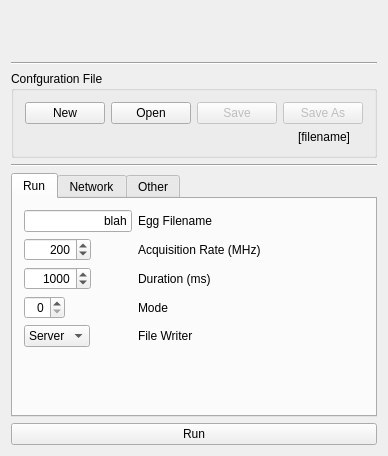
<?xml version="1.0" encoding="UTF-8"?>
<ui version="4.0">
 <class>client_exe_gui</class>
 <widget class="QWidget" name="client_exe_gui">
  <property name="geometry">
   <rect>
    <x>0</x>
    <y>0</y>
    <width>400</width>
    <height>505</height>
   </rect>
  </property>
  <property name="sizePolicy">
   <sizepolicy hsizetype="Fixed" vsizetype="Fixed">
    <horstretch>0</horstretch>
    <verstretch>0</verstretch>
   </sizepolicy>
  </property>
  <property name="windowTitle">
   <string>Mantis Client Launcher</string>
  </property>
  <property name="styleSheet">
   <string notr="true"/>
  </property>
  <layout class="QVBoxLayout" name="verticalLayout_2" stretch="0,0,0,0,0,0">
   <property name="spacing">
    <number>-1</number>
   </property>
   <property name="sizeConstraint">
    <enum>QLayout::SetFixedSize</enum>
   </property>
   <item>
    <widget class="QFrame" name="frame">
     <property name="minimumSize">
      <size>
       <width>350</width>
       <height>45</height>
      </size>
     </property>
     <property name="styleSheet">
      <string notr="true">background-image: url(:/Title/mantis_title.png);
background-repeat: no-repeat;
background-position: center center</string>
     </property>
     <property name="frameShape">
      <enum>QFrame::NoFrame</enum>
     </property>
     <property name="frameShadow">
      <enum>QFrame::Raised</enum>
     </property>
    </widget>
   </item>
   <item>
    <widget class="Line" name="line_2">
     <property name="orientation">
      <enum>Qt::Horizontal</enum>
     </property>
    </widget>
   </item>
   <item>
    <widget class="QGroupBox" name="ConfigFileBox">
     <property name="title">
      <string>Confguration File</string>
     </property>
     <property name="checkable">
      <bool>false</bool>
     </property>
     <layout class="QVBoxLayout" name="verticalLayout">
      <item>
       <layout class="QHBoxLayout" name="horizontalLayout">
        <property name="spacing">
         <number>-1</number>
        </property>
        <property name="leftMargin">
         <number>0</number>
        </property>
        <item>
         <widget class="QPushButton" name="buttonNew">
          <property name="toolTip">
           <string>New config file</string>
          </property>
          <property name="text">
           <string>New</string>
          </property>
         </widget>
        </item>
        <item>
         <widget class="QPushButton" name="buttonOpen">
          <property name="toolTip">
           <string>Open config file</string>
          </property>
          <property name="text">
           <string>Open</string>
          </property>
          <property name="flat">
           <bool>false</bool>
          </property>
         </widget>
        </item>
        <item>
         <widget class="QPushButton" name="buttonSave">
          <property name="enabled">
           <bool>false</bool>
          </property>
          <property name="toolTip">
           <string>Save config file</string>
          </property>
          <property name="text">
           <string>Save</string>
          </property>
         </widget>
        </item>
        <item>
         <widget class="QPushButton" name="buttonSaveAs">
          <property name="enabled">
           <bool>false</bool>
          </property>
          <property name="text">
           <string>Save As</string>
          </property>
         </widget>
        </item>
       </layout>
      </item>
      <item>
       <layout class="QHBoxLayout" name="horizontalLayout_2">
        <item>
         <widget class="QLabel" name="ConfigFilename">
          <property name="sizePolicy">
           <sizepolicy hsizetype="Expanding" vsizetype="Preferred">
            <horstretch>0</horstretch>
            <verstretch>0</verstretch>
           </sizepolicy>
          </property>
          <property name="text">
           <string>[filename]</string>
          </property>
          <property name="alignment">
           <set>Qt::AlignRight|Qt::AlignTrailing|Qt::AlignVCenter</set>
          </property>
         </widget>
        </item>
        <item>
         <widget class="QLabel" name="EditedFlag">
          <property name="text">
           <string/>
          </property>
         </widget>
        </item>
       </layout>
      </item>
     </layout>
    </widget>
   </item>
   <item>
    <widget class="Line" name="line">
     <property name="orientation">
      <enum>Qt::Horizontal</enum>
     </property>
    </widget>
   </item>
   <item>
    <widget class="QTabWidget" name="Tabs">
     <property name="currentIndex">
      <number>0</number>
     </property>
     <widget class="QWidget" name="Run">
      <attribute name="title">
       <string>Run</string>
      </attribute>
      <layout class="QFormLayout" name="formLayout">
       <property name="fieldGrowthPolicy">
        <enum>QFormLayout::FieldsStayAtSizeHint</enum>
       </property>
       <item row="0" column="0">
        <widget class="QLineEdit" name="EggFilename">
         <property name="toolTip">
          <string>Filename [config (string): file]</string>
         </property>
         <property name="accessibleName">
          <string>Filename [config (string): file]</string>
         </property>
         <property name="layoutDirection">
          <enum>Qt::LeftToRight</enum>
         </property>
         <property name="text">
          <string>blah</string>
         </property>
         <property name="alignment">
          <set>Qt::AlignRight|Qt::AlignTrailing|Qt::AlignVCenter</set>
         </property>
        </widget>
       </item>
       <item row="0" column="1">
        <widget class="QLabel" name="label">
         <property name="text">
          <string>Egg Filename</string>
         </property>
        </widget>
       </item>
       <item row="1" column="0">
        <widget class="QSpinBox" name="AcquisitionRate">
         <property name="toolTip">
          <string>Acquisition Rate (MHz) [config (int): rate]</string>
         </property>
         <property name="accessibleName">
          <string>Acquisition Rate (MHz) [config (int): rate]</string>
         </property>
         <property name="alignment">
          <set>Qt::AlignRight|Qt::AlignTrailing|Qt::AlignVCenter</set>
         </property>
         <property name="maximum">
          <number>999999</number>
         </property>
         <property name="singleStep">
          <number>10</number>
         </property>
         <property name="value">
          <number>200</number>
         </property>
        </widget>
       </item>
       <item row="1" column="1">
        <widget class="QLabel" name="label_2">
         <property name="text">
          <string>Acquisition Rate (MHz)</string>
         </property>
        </widget>
       </item>
       <item row="2" column="0">
        <widget class="QSpinBox" name="Duration">
         <property name="toolTip">
          <string>Duration (ms) [config (int): duration]</string>
         </property>
         <property name="accessibleName">
          <string>Duration (ms) [config (int): duration]</string>
         </property>
         <property name="alignment">
          <set>Qt::AlignRight|Qt::AlignTrailing|Qt::AlignVCenter</set>
         </property>
         <property name="maximum">
          <number>999999</number>
         </property>
         <property name="value">
          <number>1000</number>
         </property>
        </widget>
       </item>
       <item row="2" column="1">
        <widget class="QLabel" name="label_3">
         <property name="text">
          <string>Duration (ms)</string>
         </property>
        </widget>
       </item>
       <item row="3" column="1">
        <widget class="QLabel" name="label_4">
         <property name="text">
          <string>Mode</string>
         </property>
        </widget>
       </item>
       <item row="4" column="0">
        <widget class="QComboBox" name="FileWriter">
         <property name="toolTip">
          <string>File Writer [config (string): writer]</string>
         </property>
         <property name="accessibleName">
          <string>File Writer [config (string): writer]</string>
         </property>
         <item>
          <property name="text">
           <string>Server</string>
          </property>
         </item>
         <item>
          <property name="text">
           <string>Client</string>
          </property>
         </item>
        </widget>
       </item>
       <item row="4" column="1">
        <widget class="QLabel" name="label_5">
         <property name="text">
          <string>File Writer</string>
         </property>
        </widget>
       </item>
       <item row="3" column="0">
        <widget class="QSpinBox" name="Mode">
         <property name="toolTip">
          <string>Mode [config (int): mode]</string>
         </property>
         <property name="accessibleName">
          <string>Mode [config (int): mode]</string>
         </property>
         <property name="alignment">
          <set>Qt::AlignRight|Qt::AlignTrailing|Qt::AlignVCenter</set>
         </property>
        </widget>
       </item>
      </layout>
     </widget>
     <widget class="QWidget" name="Network">
      <attribute name="title">
       <string>Network</string>
      </attribute>
      <layout class="QFormLayout" name="formLayout_2">
       <property name="fieldGrowthPolicy">
        <enum>QFormLayout::FieldsStayAtSizeHint</enum>
       </property>
       <item row="0" column="0">
        <widget class="QLineEdit" name="ServerAddress">
         <property name="toolTip">
          <string>Server Host [config (string): host]</string>
         </property>
         <property name="accessibleName">
          <string>Server Host [config (string): host]</string>
         </property>
         <property name="text">
          <string>localhost</string>
         </property>
         <property name="alignment">
          <set>Qt::AlignRight|Qt::AlignTrailing|Qt::AlignVCenter</set>
         </property>
        </widget>
       </item>
       <item row="0" column="1">
        <widget class="QLabel" name="label_6">
         <property name="text">
          <string>Server Host</string>
         </property>
        </widget>
       </item>
       <item row="1" column="0">
        <widget class="QSpinBox" name="ServerPort">
         <property name="toolTip">
          <string>Server Port [config (int): port]</string>
         </property>
         <property name="whatsThis">
          <string>Server Port [config (int): port]</string>
         </property>
         <property name="alignment">
          <set>Qt::AlignRight|Qt::AlignTrailing|Qt::AlignVCenter</set>
         </property>
         <property name="maximum">
          <number>999999</number>
         </property>
         <property name="singleStep">
          <number>1</number>
         </property>
         <property name="value">
          <number>98342</number>
         </property>
        </widget>
       </item>
       <item row="1" column="1">
        <widget class="QLabel" name="label_7">
         <property name="text">
          <string>Server Port</string>
         </property>
        </widget>
       </item>
       <item row="2" column="0">
        <spacer name="verticalSpacer">
         <property name="orientation">
          <enum>Qt::Vertical</enum>
         </property>
         <property name="sizeType">
          <enum>QSizePolicy::Fixed</enum>
         </property>
         <property name="sizeHint" stdset="0">
          <size>
           <width>20</width>
           <height>20</height>
          </size>
         </property>
        </spacer>
       </item>
       <item row="3" column="0">
        <widget class="QLineEdit" name="ClientAddress">
         <property name="toolTip">
          <string>Client Host [config (string): client-host]</string>
         </property>
         <property name="whatsThis">
          <string>Client Host [config (string): client-host]</string>
         </property>
         <property name="text">
          <string>localhost</string>
         </property>
         <property name="alignment">
          <set>Qt::AlignRight|Qt::AlignTrailing|Qt::AlignVCenter</set>
         </property>
        </widget>
       </item>
       <item row="3" column="1">
        <widget class="QLabel" name="label_8">
         <property name="text">
          <string>Client Host</string>
         </property>
        </widget>
       </item>
       <item row="4" column="0">
        <widget class="QSpinBox" name="ClientPort">
         <property name="toolTip">
          <string>Client Port [config (int): client-port]</string>
         </property>
         <property name="accessibleName">
          <string>Client Port [config (int): client-port]</string>
         </property>
         <property name="alignment">
          <set>Qt::AlignRight|Qt::AlignTrailing|Qt::AlignVCenter</set>
         </property>
         <property name="maximum">
          <number>999999</number>
         </property>
         <property name="value">
          <number>98343</number>
         </property>
        </widget>
       </item>
       <item row="4" column="1">
        <widget class="QLabel" name="label_9">
         <property name="text">
          <string>Client Port</string>
         </property>
        </widget>
       </item>
      </layout>
     </widget>
     <widget class="QWidget" name="Other">
      <attribute name="title">
       <string>Other</string>
      </attribute>
      <layout class="QGridLayout" name="gridLayout_2">
       <item row="0" column="0">
        <widget class="QTreeWidget" name="treeWidget">
         <property name="enabled">
          <bool>false</bool>
         </property>
         <property name="sizePolicy">
          <sizepolicy hsizetype="Expanding" vsizetype="Expanding">
           <horstretch>0</horstretch>
           <verstretch>0</verstretch>
          </sizepolicy>
         </property>
         <property name="uniformRowHeights">
          <bool>true</bool>
         </property>
         <property name="allColumnsShowFocus">
          <bool>false</bool>
         </property>
         <property name="headerHidden">
          <bool>false</bool>
         </property>
         <property name="columnCount">
          <number>2</number>
         </property>
         <attribute name="headerCascadingSectionResizes">
          <bool>false</bool>
         </attribute>
         <attribute name="headerDefaultSectionSize">
          <number>100</number>
         </attribute>
         <attribute name="headerHighlightSections">
          <bool>false</bool>
         </attribute>
         <attribute name="headerShowSortIndicator" stdset="0">
          <bool>false</bool>
         </attribute>
         <attribute name="headerStretchLastSection">
          <bool>true</bool>
         </attribute>
         <column>
          <property name="text">
           <string>Name</string>
          </property>
         </column>
         <column>
          <property name="text">
           <string>Value</string>
          </property>
         </column>
        </widget>
       </item>
      </layout>
     </widget>
    </widget>
   </item>
   <item>
    <widget class="QPushButton" name="runButton">
     <property name="text">
      <string>Run</string>
     </property>
    </widget>
   </item>
  </layout>
 </widget>
 <layoutdefault spacing="6" margin="11"/>
 <resources/>
 <connections/>
</ui>
